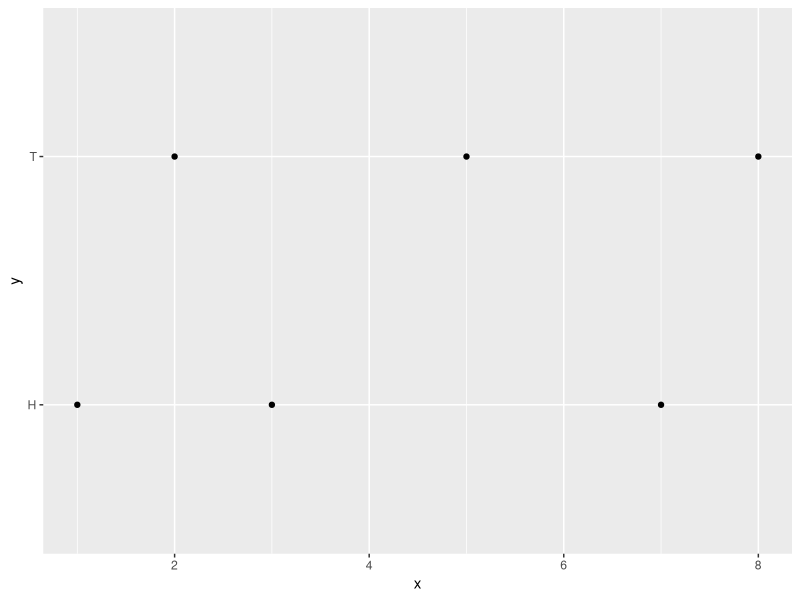
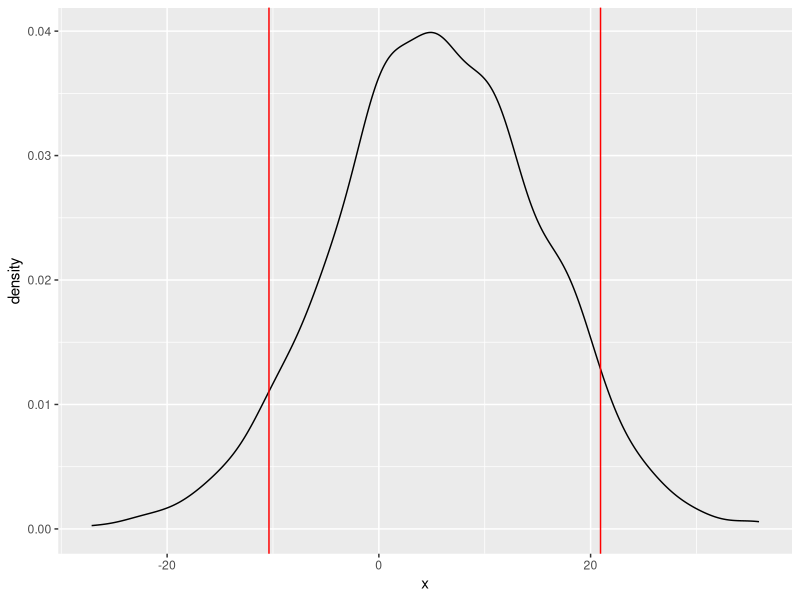

Reproduce these figures in R, in order.
## ---- chunk 1
knitr::opts_chunk$set(echo = TRUE)
library(tidyverse)
## ---- chunk 2
#Numeric Vector Named x
x=c(3,2,1,5,7,8) 
#Prints x
x
#Third Element of x
x[3] 
#Character Vector Named y
y=c("H","T","H","T","H","T") 
#Fifth Element of y
y[5] 
#3x2 Matrix Named z
z=matrix(c(3,2,1,5,7,8),
  nrow=2,ncol=3,byrow=T)
#Prints z
z
#First Row of z
z[1,]
#1st and 3rd Column of z
z[,c(1,3)]
## ---- chunk 3
#Create Tibble named tbl
tbl<-tibble(x=x,y=y)
#Print tbl
tbl
## ---- chunk 4
#Create Dataframe named df
df<-data.frame(x=x,y=y)
#Print df
df
## ---- chunk 5
#Create Plot
plot1<-ggplot(data=tbl) +
        geom_point(aes(x=x,y=y))
#Prints Plot
plot1
## ---- chunk 6
#Randomly Draw 1000 Samples from 
#Normal Distribution with Mean=5 and SD=10
x=rnorm(1000,mean=5,sd=10)
mean(x) #Prints Sample Mean
sd(x)   #Prints Sample SD
quantile(x) #Default Quantiles (Min,Quartiles,Max)
quantile(x,probs=c(0.05,0.95)) #Middle 90%'
## ---- chunk 7
quant.x=quantile(x,probs=c(0.05,0.95))
ggplot(data=tibble(x=x))+
  geom_density(aes(x=x))+
  geom_vline(xintercept=quant.x,col="red")
